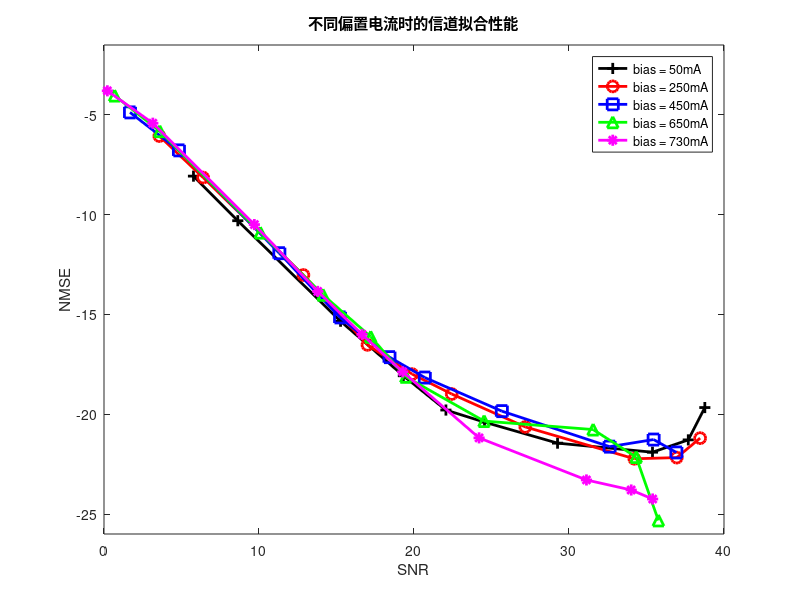

Source code (MATLAB):
clear
close all
% layers = [
%     imageInputLayer([28 28 1],'Name','input')
%     
%     convolution2dLayer(5,16,'Padding','same','Name','conv_1')
%     batchNormalizationLayer('Name','BN_1')
%     reluLayer('Name','relu_1')
%     
%     convolution2dLayer(3,32,'Padding','same','Stride',2,'Name','conv_2')
%     batchNormalizationLayer('Name','BN_2')
%     reluLayer('Name','relu_2')
%     convolution2dLayer(3,32,'Padding','same','Name','conv_3')
%     batchNormalizationLayer('Name','BN_3')
%     reluLayer('Name','relu_3')
%     
%     additionLayer(2,'Name','add')
%     
%     averagePooling2dLayer(2,'Stride',2,'Name','avpool')
%     fullyConnectedLayer(10,'Name','fc')
%     softmaxLayer('Name','softmax')
%     classificationLayer('Name','classOutput')];
% lgraph = layerGraph(layers);
% 
% skipConv = convolution2dLayer(1,32,'Stride',2,'Name','skipConv');
% lgraph = addLayers(lgraph,skipConv);
% lgraph = connectLayers(lgraph,'relu_1','skipConv');
% lgraph = connectLayers(lgraph,'skipConv','add/in2');
% figure
% plot(lgraph);

snr_5=[5.772437	8.631669	15.262309	19.314387	22.059148	24.548482	29.261113	35.386892	37.694872	38.76328];
snr_25=[3.569465	6.394834	12.865074	16.997767	19.881711	22.432959	27.179607	34.216753	36.950297	38.460093];
snr_45 = [1.676935	4.834928	11.314311	15.229514	18.419383	20.697199	25.667021	32.620154	35.460106	36.92877];
snr_65 = [0.686499	3.598261	10.085992	14.129606	17.206815	19.475128	24.521041	31.555595	34.332083	35.766314];
snr_73 = [0.218393	3.150669	9.699638	13.79098	16.648389	19.271752	24.198605	31.126211	34.01312	35.396533];

nmse_5 = [-8.069465	-10.303716	-15.339474	-18.073015	-19.789446	-20.395456	-21.447775	-21.902035	-21.284674	-19.664808];
nmse_25 = [-6.062476	-8.14185	-13.023319	-16.524574	-17.989582	-18.986422	-20.635044	-22.23106	-22.171865	-21.197046];
nmse_45 = [-4.877201	-6.779188	-11.930966	-15.148913	-17.140079	-18.161438	-19.844313	-21.623846	-21.267969	-21.915041];
nmse_65 = [-4.034187	-5.818727	-10.901716	-14.015452	-16.11978	-18.12504	-20.342161	-20.766941	-22.144562	-25.32];
nmse_73 = [-3.795619	-5.418969	-10.497126	-13.845817	-15.99898	-17.875875	-21.183714	-23.29291	-23.794937	-24.24688];

ls_5 = [-6.622677	-8.837613	-14.369054	-17.300668	-19.329919	-18.894821	-20.100611	-16.526612	-14.786227	-14.078735];
ls_25 = [-4.889008	-6.875563	-12.556705	-15.706051	-17.342244	-19.346557	-20.426616	-20.548579	-21.474436	-18.840816];
ls_45 = [-3.837864	-5.645632	-10.970421	-14.316199	-16.426549	-18.260197	-19.59633	-22.791849	-18.72356	-22.306892];
ls_65 = [-3.174772	-4.825302	-9.996099	-13.417286	-15.749176	-16.787494	-18.311584	-25.746236	-24.033269	-17.785358];
ls_73 = [-2.881637	-4.478927	-9.386319	-13.291792	-15.186611	-16.758478	-20.16917	-23.939922	-23.582948	-20.731104];
plot(snr_5,nmse_5,'k+-', 'Linewidth', 2, 'MarkerSize', 8)
hold on
plot(snr_25,nmse_25,'ro-', 'Linewidth', 2, 'MarkerSize', 8)
plot(snr_45,nmse_45,'bs-', 'Linewidth', 2, 'MarkerSize', 8)
plot(snr_65,nmse_65,'g^-', 'Linewidth', 2, 'MarkerSize', 8)
plot(snr_73,nmse_73,'m*-', 'Linewidth', 2, 'MarkerSize', 8)
legend('bias = 50mA','bias = 250mA','bias = 450mA','bias = 650mA','bias = 730mA');
xlabel("SNR")
ylabel("NMSE")
ylim([-26 -1.5])
title("不同偏置电流时的信道拟合性能")

